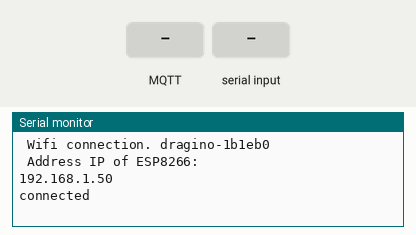
Simulated run of this sketch. Board: ESP8266 (NodeMCU). Parts: the last lines printed to the serial monitor. The test bench sets the inputs (shaded band). WiFi joins after 1.5 s; servers stay silent unless stated; no MQTT or app messages arrive unless stated.

Above: at 2.7 s.
2.8 s: MQTT message "on" arrives on the first subscribed topic
At 3.3 s:
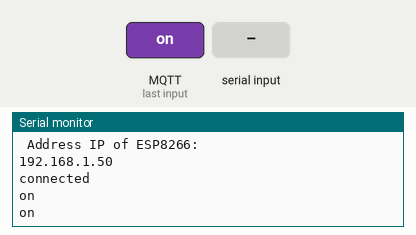
4.3 s: "1\n" received over the second serial link
At 5.5 s:
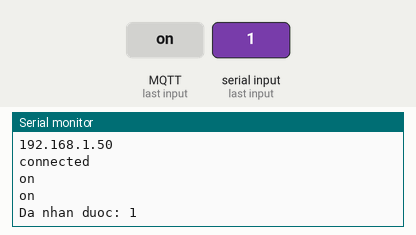
5.8 s: MQTT message "off" arrives on the first subscribed topic
At 6.8 s:
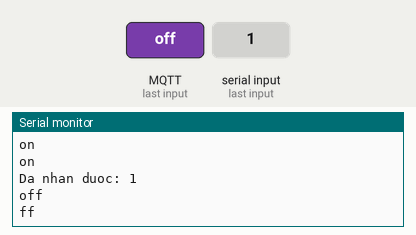
7.3 s: "0\n" received over the second serial link
At 7.9 s:
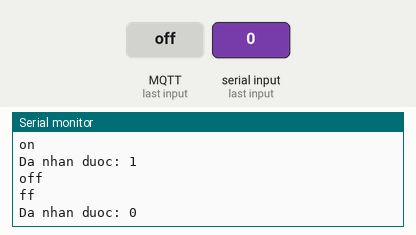

Measured:
- after the input at 2.8 s, the serial monitor: prints a new line at once (image 1)
- after the input at 4.3 s, the serial monitor: prints a new line at once (image 2)
- after the input at 5.8 s, the serial monitor: prints a new line at once (image 3)
- after the input at 7.3 s, the serial monitor: prints a new line at once (image 4)

The sketch:

nodeMCU.ino
```cpp
#include <PubSubClient.h>
#include <ESP8266WiFi.h>
#include <SoftwareSerial.h>

WiFiClient espClient;
PubSubClient client(espClient);  // Use esp wifi client send/agree message to broker.
SoftwareSerial mySerial(D7, D8); // RX, TX

// Wifi setting
#define ssid "dragino-1b1eb0"
#define passwordWifi  ""
// Broker setting
#define mqtt_server  "citlab.myftp.org"  // broker's server.
//#define user "qtvdlpzg"
//#define passwordBroker "QZeTctesHSwF"

char namespace_esp8266[] = "esp8266";
int port = 1883;
char msg[60];
char time_msg[50];

void setup()
{
  //  Baudrate with speed 115200 for interface with computer.
  Serial.begin(9600);
  mySerial.begin(9600);
  delay(50);

  ESP.eraseConfig();

  //--------------------- Wifi connection. ---------------------
  Serial.print(" Wifi connection. ");
  Serial.println(ssid);
  ESP.eraseConfig();
  WiFi.begin(ssid, passwordWifi); // start connect wifi.

  // Exit when connect.
  while (WiFi.status() != WL_CONNECTED)
  {
    delay(500);
    //Serial.print('.');
  }
  //  Then connected.
  //Serial.println();
  //Serial.println(F(" WiFi connected."));
  Serial.println(F(" Address IP of ESP8266: "));
  Serial.println(WiFi.localIP());  // WiFi.localIP() - return address IP of ESP8266.
  //--------------------- End connect with Wifi ----------------
  // Initialize connect with broker.
  client.setServer(mqtt_server, port); // Send request connect with broker.
  client.setCallback(callback); // when broker send request --> function callback.
}
void loop()
{
  // Kiểm tra kết nối
  if (!client.connected()) {
    reconnect();
  }

  String ch;
  if (mySerial.available()) {
       ch = mySerial.readStringUntil('\n'); //đọc
        // Serial.println(ch);
        snprintf (msg, 75, ch.c_str());
        client.publish("sensor/mushroom/001", msg);
      Serial.print("Da nhan duoc: "); //trả về lại cho arduino
      Serial.println(ch);

//      DateTime now = rtc.now();
//      printDateTime(now);
      Serial.println();

   }
  client.loop();
}


void callback(char* topic, byte* payload, unsigned int length)
{
  String data;
  for (int i = 0; i < length; i++)
  {
    data = data + (String)((char)payload[i]);// convert payload from byte --> String and Save --> data
  }
  Serial.println(data);
  if (data.length() < 40 ){
    String command = data.substring(11, data.length() - 2);
    Serial.println(command);
    mySerial.println(command);
  }
  else {                                      // nếu chuỗi quá dài
    Serial.println(data);

  }
}

void reconnect() {
  // Chờ tới khi kết nối
  while (!client.connected()) {
    // Thực hiện kết nối với mqtt user và pass
    if (client.connect("ESP8266Client") ){
      Serial.println("connected");
      // Khi kết nối sẽ publish thông báo
     // client.publish("esp8266-demo", "ESP_reconnected");
      // ... và nhận lại thông tin này
      //client.subscribe(mqtt_topic_sub);
      client.subscribe("garden1/mode1");
      client.subscribe("garden1/light1");
      client.subscribe("garden1/pump1");
      client.subscribe("garden1/fan1");
      client.subscribe("garden1/temp1");
    } else {
      client.state();
      delay(5000);
    }
  }
}
```
